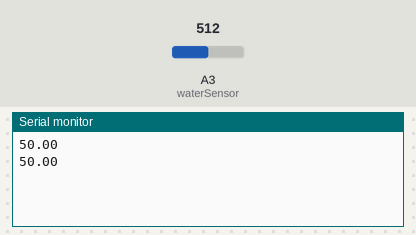
Bench run of a sketch on a simulated Arduino Uno, built with avr-gcc and run on an emulated ATmega328P. On the bench: the last lines printed to the serial monitor. The inputs (shaded band) are chosen by the test bench; at power-on: A3 (waterSensor) = 512.

Above: at 5.8 s.
5.9 s: A3 (waterSensor) set to 716
At 11.5 s:
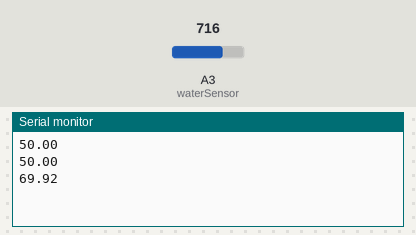
11.9 s: A3 (waterSensor) set to 900
At 15.3 s:
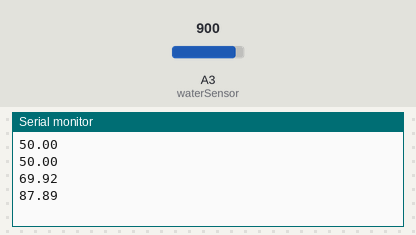
Timing chart, 0 to 16.8 s (numbered marks = the images above; inputs shaded):
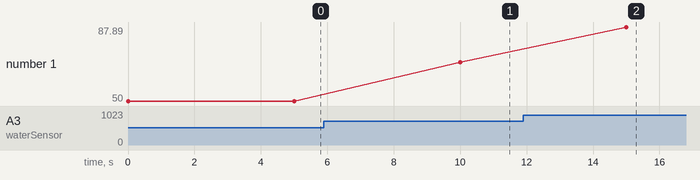

Measured:
- after the input at 5.9 s, the serial monitor: prints a new line after 4.1 s (image 1)
- after the input at 11.9 s, the serial monitor: prints a new line after 3.1 s (image 2)
- plotted number 1: 50 → 69.92 after the input at 5.9 s, 69.92 → 87.89 after the input at 11.9 s

The sketch:

waterSensor.ino
```cpp
const int waterSensor = A3;
float waterLevel = 0;

void setup() {
  // initialize LED_BUILTIN as an output pin.
  pinMode(waterSensor, INPUT);
  Serial.begin(9600);
}

void loop() {
  waterLevel = analogRead(waterSensor);
  waterLevel = (waterLevel / 1024) * 100;
  Serial.println(waterLevel);
  delay(5000);
}
```
